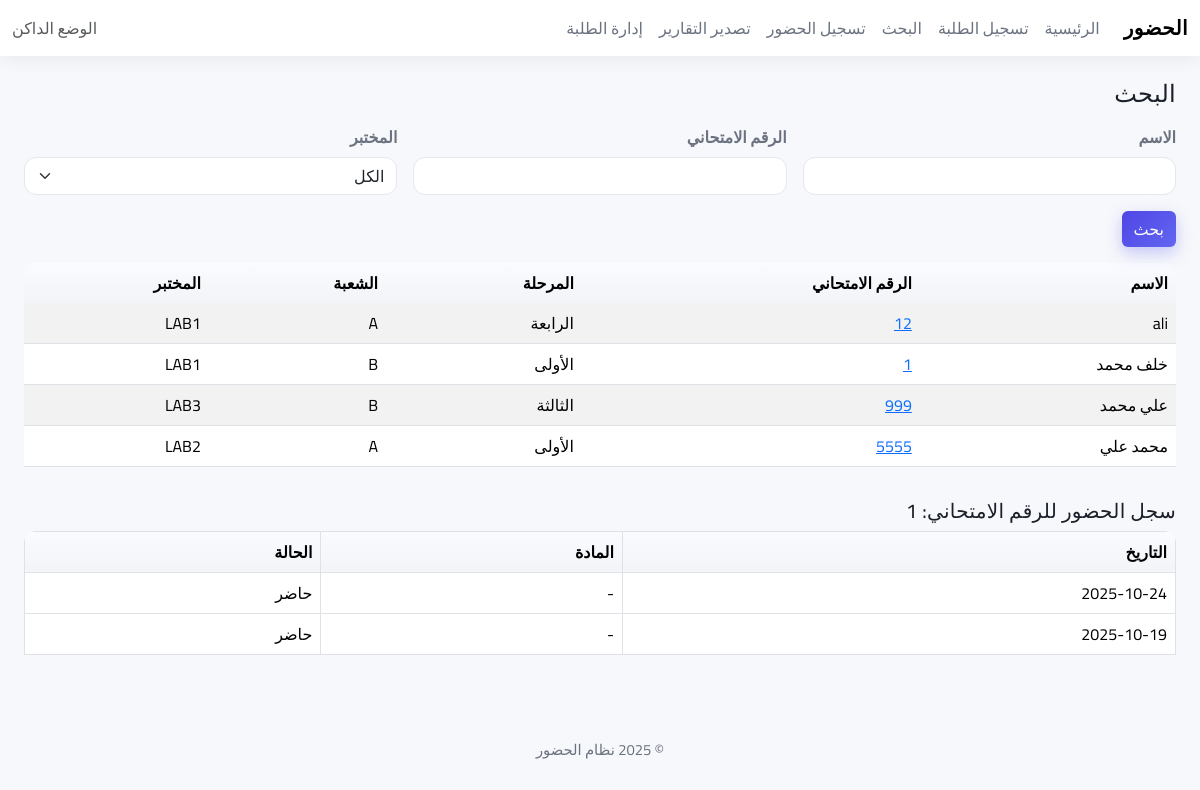
The page /search?name=&exam=&selected_exam=1 on the database its author committed.
### tables this page shows
CREATE TABLE students (
                id INTEGER PRIMARY KEY AUTOINCREMENT,
                name TEXT NOT NULL,
                exam_number TEXT NOT NULL UNIQUE,
                stage TEXT NOT NULL,
                section TEXT,
                created_at TEXT NOT NULL
            , lab TEXT);

CREATE TABLE attendance (
                id INTEGER PRIMARY KEY AUTOINCREMENT,
                student_id INTEGER NOT NULL,
                date TEXT NOT NULL,
                status TEXT NOT NULL CHECK(status IN ('present','absent')), subject TEXT,
                UNIQUE(student_id, date),
                FOREIGN KEY(student_id) REFERENCES students(id) ON DELETE CASCADE
            );

### webapp/routes.py (the view)
@bp.route("/search", methods=["GET"])
def search_page() -> str:
    q_name = request.args.get("name", "").strip()
    q_exam = request.args.get("exam", "").strip()
    q_lab = request.args.get("lab", "").strip()
    results = search_students(name_contains=q_name, exam_number=q_exam, lab=q_lab or None)
    selected_exam = request.args.get("selected_exam", "")
    att = []
    if selected_exam:
        att = get_attendance_by_student(selected_exam)
    return render_template("search.html", results=results, att=att, selected_exam=selected_exam)

### webapp/db.py (called while the page is built)
def get_conn() -> sqlite3.Connection:
    conn = sqlite3.connect(DB_PATH)
    conn.row_factory = sqlite3.Row
    return conn

def search_students(name_contains: str = "", exam_number: str = "", lab: Optional[str] = None) -> List[dict]:
    name_like = f"%{name_contains}%" if name_contains else None
    with get_conn() as conn:
        where = []
        params: List[object] = []
        if exam_number:
            where.append("exam_number = ?"); params.append(exam_number)
        if name_like is not None and not exam_number:
            where.append("name LIKE ?"); params.append(name_like)
        if lab:
            where.append("lab = ?"); params.append(lab)
        sql = "SELECT id, name, exam_number, stage, section, lab FROM students"
        if where:
            sql += " WHERE " + " AND ".join(where)
        sql += " ORDER BY name"
        rows = conn.execute(sql, params).fetchall()
        return [dict(r) for r in rows]

def get_attendance_by_student(exam_number: str) -> List[dict]:
    with get_conn() as conn:
        rows = conn.execute(
            """
            SELECT a.date, a.status, a.subject
            FROM attendance a
            JOIN students s ON s.id = a.student_id
            WHERE s.exam_number = ?
            ORDER BY a.date DESC
            """,
            (exam_number,),
        ).fetchall()
        return [dict(r) for r in rows]

### webapp/templates/search.html (shortened to what this page needs)
{% extends 'base.html' %}
{% block content %}
<h4 class="mb-3">البحث</h4>
<form method="get" class="row g-3 mb-3">
  <div class="col-md-4">
    <label class="form-label">الاسم</label>
    <input name="name" class="form-control" value="{{ request.args.get('name','') }}">
  </div>
  <div class="col-md-4">
    <label class="form-label">الرقم الامتحاني</label>
    <input name="exam" class="form-control" value="{{ request.args.get('exam','') }}">
  </div>
  <div class="col-md-4">
    <label class="form-label">المختبر</label>
    <select name="lab" class="form-select">
      <option value="">الكل</option>
    </select>
  </div>
  <div class="col-md-4 d-flex align-items-end">
    <button class="btn btn-primary">بحث</button>
  </div>
 </form>
<div class="table-responsive mb-3">
  <table class="table table-striped">
    <thead>
      <tr>
        <th>الاسم</th>
        <th>الرقم الامتحاني</th>
        <th>المرحلة</th>
        <th>الشعبة</th>
        <th>المختبر</th>
      </tr>
    </thead>
    <tbody>
      {% for s in results %}
      <tr>
        <td>{{ s.name }}</td>
        <td>
          <a href="?name={{ request.args.get('name','') }}&exam={{ request.args.get('exam','') }}&selected_exam={{ s.exam_number }}">{{ s.exam_number }}</a>
        </td>
        <td>{{ s.stage }}</td>
        <td>{{ s.section or '-' }}</td>
        <td>{{ s.lab or '-' }}</td>
      </tr>
      {% else %}
      <tr><td colspan="4" class="text-center">لا توجد نتائج</td></tr>
      {% endfor %}
    </tbody>
  </table>
 </div>
{% if selected_exam %}
  <h5>سجل الحضور للرقم الامتحاني: {{ selected_exam }}</h5>
  <div class="table-responsive">
    <table class="table table-bordered">
      <thead><tr><th>التاريخ</th><th>المادة</th><th>الحالة</th></tr></thead>
      <tbody>
        {% for r in att %}
          <tr>
            <td>{{ r.date }}</td>
            <td>{{ r.subject if r.subject else '-' }}</td>
            <td>{{ 'حاضر' if r.status=='present' else 'غائب' }}</td>
          </tr>
        {% else %}
          <tr><td colspan="3" class="text-center">لا يوجد سجل</td></tr>
        {% endfor %}
      </tbody>
    </table>
  </div>
{% endif %}
{% endblock %}

### webapp/templates/base.html (shortened to what this page needs)
<!doctype html>
<html lang="ar" dir="rtl">
  <head>
    <link href="https://cdn.jsdelivr.net/npm/bootstrap@5.3.3/dist/css/bootstrap.rtl.min.css" rel="stylesheet">
    <link href="{{ url_for('static', filename='css/style.css') }}" rel="stylesheet">
  </head>
  <body data-theme="light">
    <nav class="navbar navbar-expand-lg bg-body-tertiary mb-4">
      <div class="container-fluid">
        <a class="navbar-brand" href="/">الحضور</a>
        <div class="collapse navbar-collapse" id="nav">
          <ul class="navbar-nav me-auto mb-2 mb-lg-0">
            <li class="nav-item"><a class="nav-link" href="/">الرئيسية</a></li>
            <li class="nav-item"><a class="nav-link" href="/students">تسجيل الطلبة</a></li>
            <li class="nav-item"><a class="nav-link" href="/search">البحث</a></li>
            <li class="nav-item"><a class="nav-link" href="/attendance">تسجيل الحضور</a></li>
            <li class="nav-item"><a class="nav-link" href="/export">تصدير التقارير</a></li>
            <li class="nav-item"><a class="nav-link" href="/manage">إدارة الطلبة</a></li>
          </ul>
          <div class="d-flex align-items-center gap-2">
            <span class="theme-toggle text-muted" id="themeToggle">الوضع الداكن</span>
          </div>
        </div>
      </div>
    </nav>
    <div class="container-fluid page-container">
      {% block content %}{% endblock %}
      <div class="site-footer text-center mt-5">© {{ 2025 }} نظام الحضور</div>
    </div>
  </body>
  </html>

### webapp/static/css/style.css (style rules this page uses)
:root { --bg: #f7f8fb; --surface: #ffffff; --text: #1b1f29; --muted: #6b7280; --primary: #4f46e5; --primary-2: #6366f1; --ring: rgba(99,102,241,.35); }
html, body { height: 100%; font-family: "Cairo", "Segoe UI", Tahoma, sans-serif; background: var(--bg); color: var(--text); }
body { display: flex; flex-direction: column; min-height: 100vh; }
.navbar { background: var(--surface) !important; box-shadow: 0 4px 18px rgba(0,0,0,.06); }
.navbar-brand { font-weight: 800; letter-spacing: .4px; }
.nav-link { color: var(--muted) !important; }
.table { vertical-align: middle; color: var(--text); }
.table thead th { background: linear-gradient(180deg,#fafbff, #f2f4f8); font-weight: 700; border-bottom: 0; }
.table-striped tbody tr:nth-of-type(odd) { background-color: rgba(0,0,0,.02); }
.btn-primary { background-image: linear-gradient(135deg, var(--primary), var(--primary-2)); border: none; box-shadow: 0 6px 16px var(--ring); }
.form-label { font-weight: 700; color: var(--muted); }
.form-control, .form-select { border-radius: 12px; border: 1px solid #e5e7eb; }
h3, h4, h5 { letter-spacing: .3px; }
.table-responsive { border-radius: 12px; }
.site-footer { color: var(--muted); font-size: .925rem; padding: 20px 0; flex-shrink: 0; }
.theme-toggle { cursor: pointer; user-select: none; }
.page-container { width: 100%; padding-left: 24px; padding-right: 24px; flex: 1 0 auto; }

### rows shown on the page
students: name "ali", exam_number "12", stage "الرابعة", section "A", lab "LAB1"
students: name "خلف محمد", exam_number "1", stage "الأولى", section "B", lab "LAB1"
students: name "علي محمد", exam_number "999", stage "الثالثة", section "B", lab "LAB3"
students: name "محمد علي", exam_number "5555", stage "الأولى", section "A", lab "LAB2"
attendance: date "2025-10-24", subject "-", status "حاضر"
attendance: date "2025-10-19", subject "-", status "حاضر"

### other values the page prints
{{ selected_exam }} "1"
